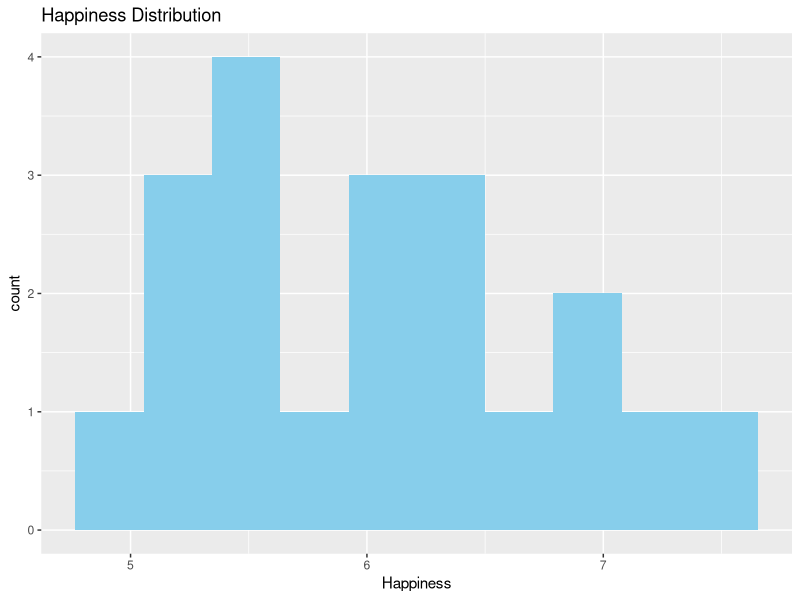
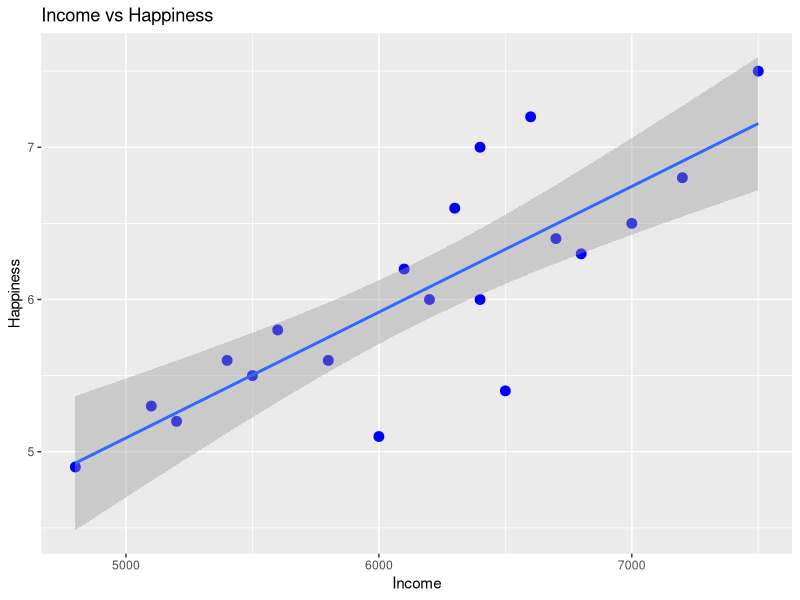
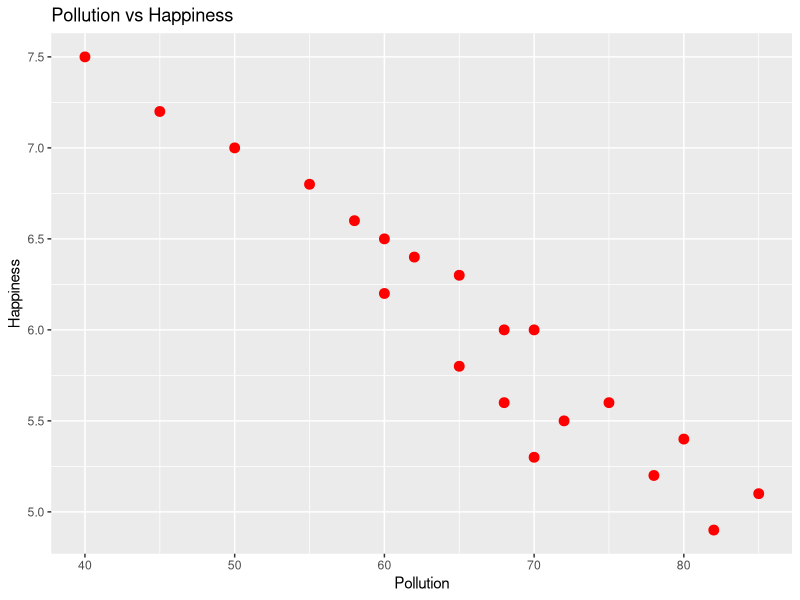
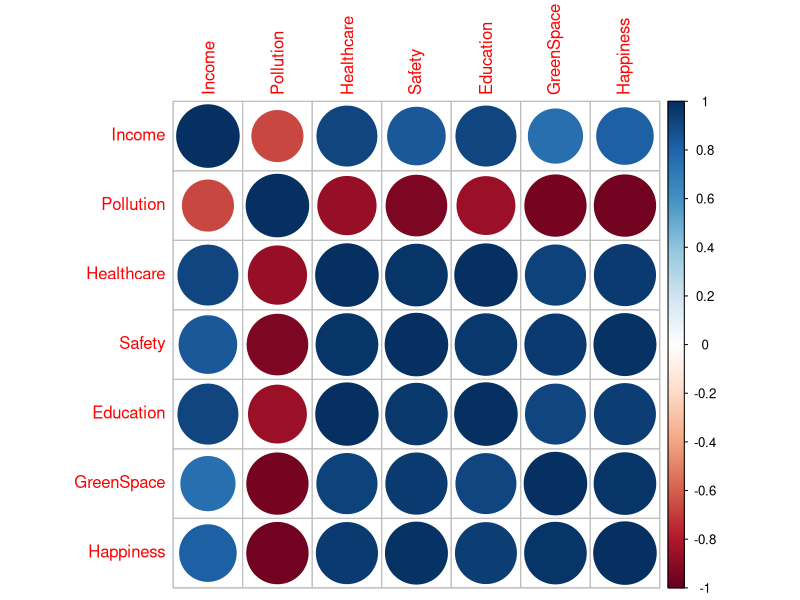

The R source for these figures, in order:

library(ggplot2)
library(dplyr)
library(corrplot)

data <- read.csv("urban_happiness.csv")

print(head(data))
print(summary(data))

data <- na.omit(data)

top_cities <- data %>% arrange(desc(Happiness)) %>% head(5)
print("Top Happiest Cities")
print(top_cities)

low_cities <- data %>% arrange(Happiness) %>% head(5)
print("Lowest Happiness Cities")
print(low_cities)

ggplot(data, aes(x = Happiness)) +
  geom_histogram(bins = 10, fill="skyblue") +
  ggtitle("Happiness Distribution")

ggplot(data, aes(x=Income, y=Happiness)) +
  geom_point(color="blue", size=3) +
  geom_smooth(method="lm") +
  ggtitle("Income vs Happiness")

ggplot(data, aes(x=Pollution, y=Happiness)) +
  geom_point(color="red", size=3) +
  ggtitle("Pollution vs Happiness")

numeric_data <- data[,2:8]
cor_matrix <- cor(numeric_data)
corrplot(cor_matrix, method="circle")

model <- lm(Happiness ~ Income + Pollution + Healthcare + Safety + Education + GreenSpace, data=data)
print(summary(model))
